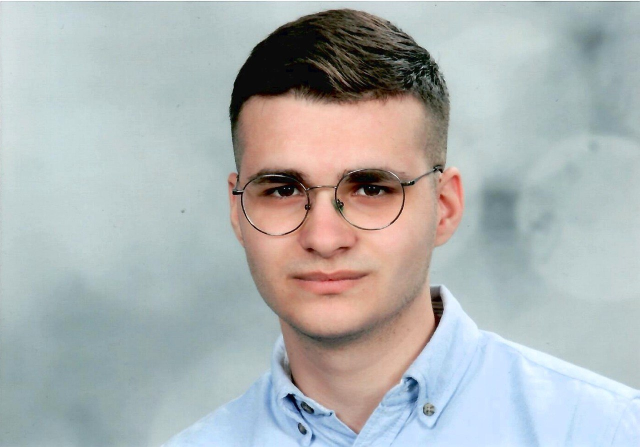
#> input picture Profile Picture Ion.jpg, 1280 x 893 px (shown at 1/2 size)
$ python create_favicon.py
#> lines starting #> are read from the running program, lines starting #| are printed output that depends on the picture
from PIL import Image, ImageOps, ImageDraw

def create_rounded_favicon(input_path, output_path, size=(512, 512)):
#> called with input_path = 'Profile Picture Ion.jpg', output_path = 'favicon.png', size = (512, 512)
    try:
        # Open the image
        img = Image.open(input_path)
#> img is the input picture: PIL image 1280x893 RGB; mean R, G, B 173.4, 178.5, 178.4

        # Convert to RGB to ensure consistency
        img = img.convert("RGB")

        # Calculate dimensions for a center crop
        width, height = img.size
#> width = 1280; height = 893
        new_size = min(width, height)
#> new_size = 893

        left = (width - new_size) / 2
#> left = 193.5
        top = (height - new_size) / 2
#> top = 0
        right = (width + new_size) / 2
#> right = 1086.5
        bottom = (height + new_size) / 2
#> bottom = 893

        # Crop to square
        img = img.crop((left, top, right, bottom))
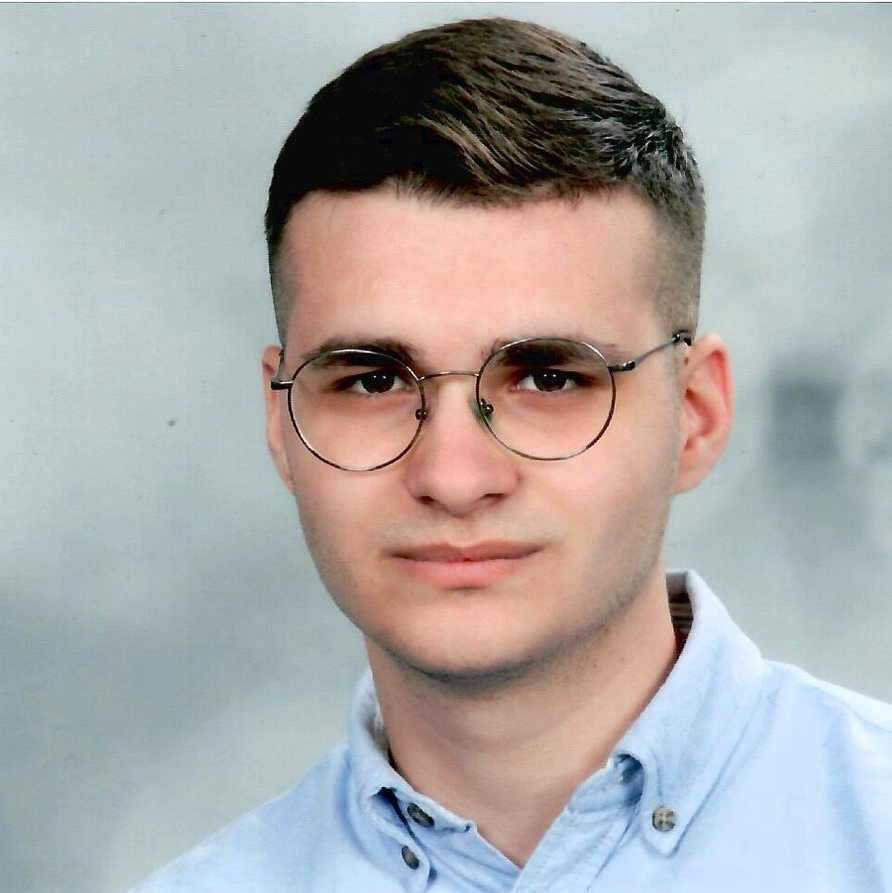
#> img: PIL image 892x893 RGB; mean R, G, B 170.6, 170.4, 169

        # Resize to desired size (high res for favicon is good)
        img = img.resize(size, Image.Resampling.LANCZOS)
#> img: PIL image 512x512 RGB

        # Create a mask for the circular crop
        mask = Image.new('L', size, 0)
#> mask: PIL image 512x512 L; every value is 0
        draw = ImageDraw.Draw(mask)
        draw.ellipse((0, 0) + size, fill=255)

        # Add alpha channel to image
        output = Image.new('RGBA', size, (0, 0, 0, 0))
#> output: PIL image 512x512 RGBA; every value is 0
        output.paste(img, (0, 0), mask=mask)
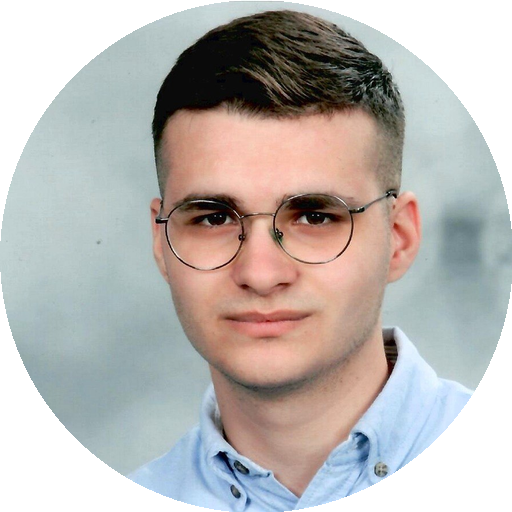
#> output: PIL image 512x512 RGBA; mean R, G, B, A 131.4, 127.3, 124.3, 200.9; transparent parts drawn white

        # Save as PNG
        output.save(output_path, "PNG")
        print(f"Successfully created {output_path}")

    except Exception as e:
        print(f"Error creating favicon: {e}")

if __name__ == "__main__":
    create_rounded_favicon("Profile Picture Ion.jpg", "favicon.png")
